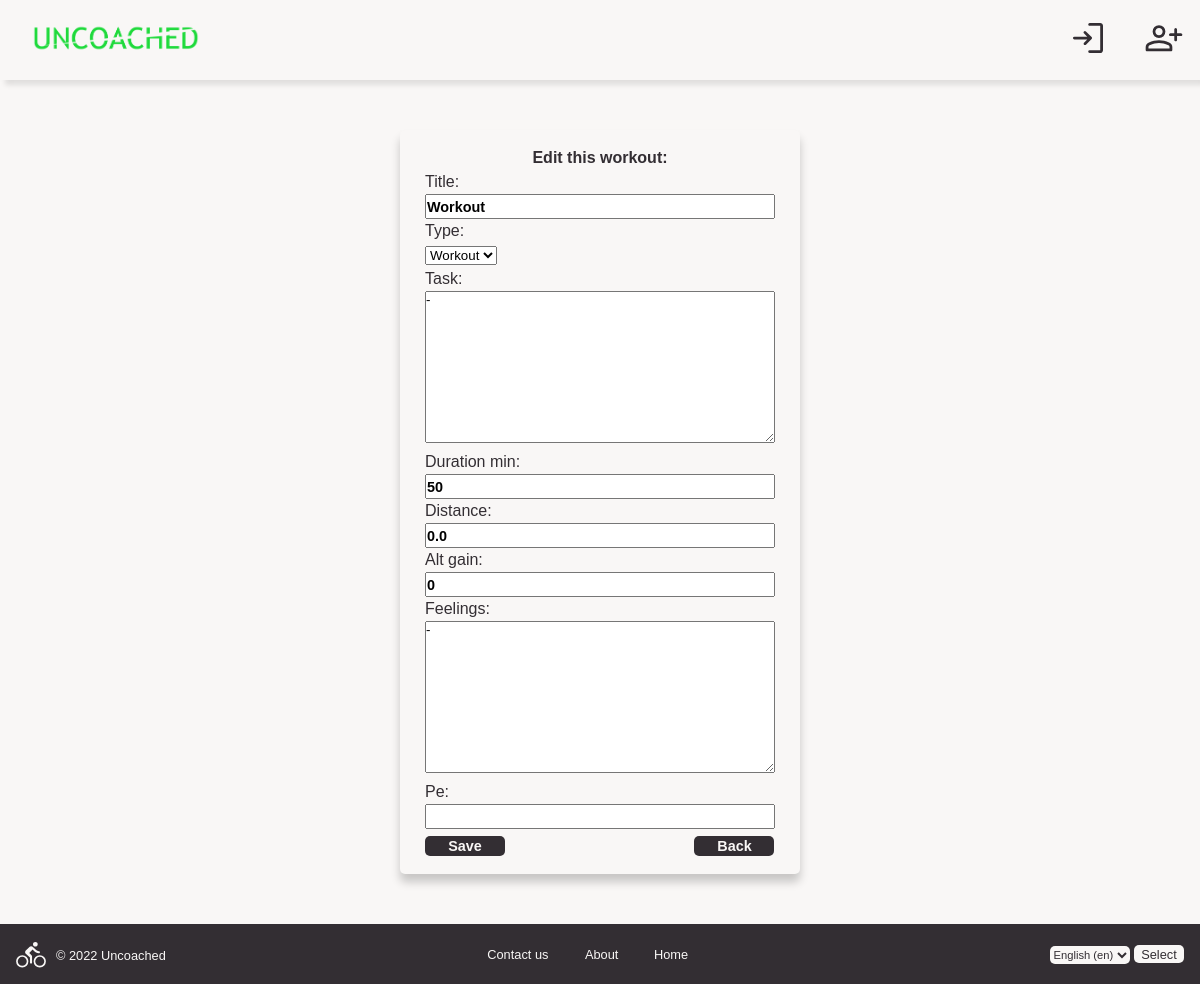
/year/2023/week/2/21/edit/, run on the app's committed database.
### users/models.py (models this page shows, shortened)
class Workout(models.Model):
    title = models.CharField(max_length=40, default='Workout')
    type = models.CharField(max_length=10, default='Workout')
    task = models.TextField(max_length=400)
    feelings = models.TextField(max_length=400, default='-', null=True, blank=True)
    duration_min = models.IntegerField()
    distance = models.FloatField(default=0)
    alt_gain = models.IntegerField(default=0)
    started_at = models.DateTimeField(default=None, null=True, blank=True)
    pe = models.IntegerField(default=None, null=True, blank=True)
    day = models.ForeignKey(Day, on_delete=models.CASCADE)
    week = models.ForeignKey(Week, on_delete=models.CASCADE, default=None)

### planner/views.py (the view, shortened to what this page needs)
# urls.py: path('year/<int:year>/week/<int:week>/<int:id>/edit/', views.WorkoutEditView.as_view(), name='workout edit'),
class WorkoutEditView(View):
    def get(self, request, year, week, id):
        workout = Workout.objects.get(id=id)
        form = WorkoutEditForm(instance=workout)
        return render(request, 'planner/workout-edit.html', {'form': form})

### planner/forms.py
class WorkoutEditForm(forms.ModelForm):
    WO_TYPE = (('Workout', 'Workout'), ('Race', 'Race'), ('Test', 'Test'))
    type = forms.ChoiceField(choices=WO_TYPE, required=True)
    class Meta:
        model = Workout
        fields = ('title', 'type', 'task', 'duration_min', 'distance', 'alt_gain', 'feelings', 'pe')

### templates/planner/workout-edit.html (shortened to what this page needs)
{% extends 'base_template.html' %}
{% load i18n %}
{% load static %}
{% block head %}
    <head>
        <link rel="stylesheet" href="{% static '/css/base.css'%}">
        <link rel="stylesheet" href="{% static '/css/landing_style.css'%}">
        <link rel="stylesheet" href="{% static '/css/workout-week-edit.css'%}">
    </head>
{% endblock %}
{% block content %}
    <div class="register-form-container">
        <div class="register-form-box">
            <form method="post" class="register-form">
            <h1 class="register-header">{% trans 'Edit this workout' %}: </h1>
            {{ form }}
            <div class="bottom-buttons">
                <button type="submit" class="form-button-dark"> {% trans 'Save' %}</button>
                <button onclick="history.back()" class="form-button-dark"> {% trans 'Back' %}</button>
            </div>
            </form>
        </div>
    </div>
{% endblock %}

### static/css/base.css (style rules this page uses)
* { box-sizing: border-box; margin: 0; padding: 0; font-family: 'Trebuchet MS', 'Lucida Sans Unicode', 'Lucida Grande', 'Lucida Sans', sans-serif; }
body { background: #F9F7F6; }

### static/css/workout-week-edit.css (style rules this page uses)
input { height: 25px; font-size: .9rem; width: 150px; font-weight: 700; }
.register-form-container { display: flex; justify-content: center; align-items: center; }
.register-form-box { margin: 50px; display: flex; justify-content: center; align-items: center; padding: 1rem; align: center; background: #F9F7F6; color: #332E33; line-height: 1.5rem; border-radius: 5px; width: 400px; box-shadow: 0 8px 10px 0 rgba(0, 0, 0, 0.2); }
.register-header { display: flex; justify-content: center; align-items: center; font-size: 1rem; }
.form-button-dark { height: 20px; width: 80px; border: none; border-radius: 5px; font-size: .9rem; font-weight: 700; background: #332E33; color: #F9F7F6; }
.form-button-dark + .form-button-dark { margin-left: 185px; }
.bottom-buttons { margin-top: 5px; }
.register-form-box input { width: 350px; }
.register-form-box textarea { width: 350px; }
.register-form-box label { display: flex; }

### data on the page
Workout: title "Workout", type "Workout", task "-", duration_min "50", distance "0.0", alt_gain "0", feelings "-"

### other printed values
form field language "English (en)"
